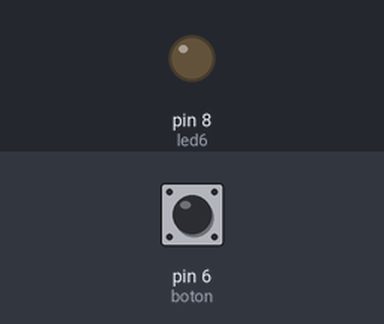
Simulated run of this sketch. Board: Arduino Uno, built with avr-gcc and run on an emulated ATmega328P. Parts: output pins drawn as LEDs (lit = HIGH). Inputs (shaded band) come from the test bench; at power-on: pin 6 (boton) HIGH.

Above: at 1.2 s.
1.3 s: pin 6 (boton) pulled LOW for 3.2 s
At 2.5 s:
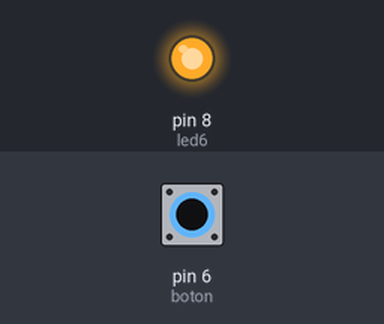
6.8 s: pin 6 (boton) pulled LOW for 0.15 s
At 9.4 s:
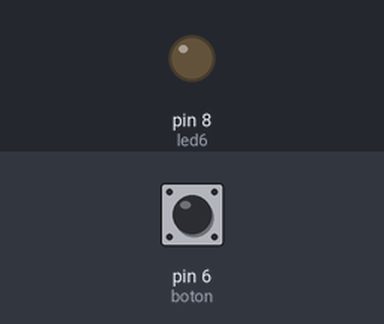
9.9 s: pin 6 (boton) pulled LOW for 1 s
At 10.2 s:
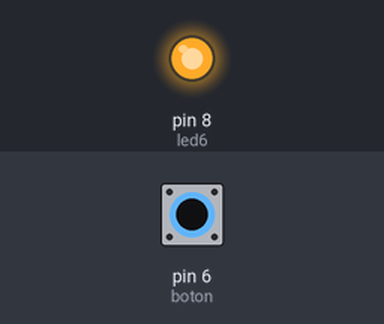
Timing chart, 0 to 13.4 s (numbered marks = the images above; inputs shaded):
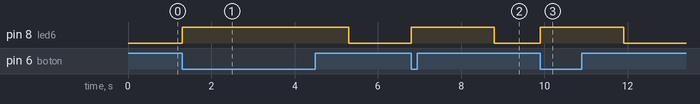

Measured:
- after the input at 1.3 s, pin 8 (led6): LOW → HIGH at once, → LOW 4.0 s later
- after the input at 6.8 s, pin 8 (led6): LOW → HIGH at once, → LOW 2.0 s later
- after the input at 9.9 s, pin 8 (led6): LOW → HIGH at once, → LOW 2.0 s later

The sketch:

boton_led.ino
```cpp
const int boton=6;
const int led6=8;

void setup() {
  pinMode(boton, INPUT);
  pinMode(led6, OUTPUT);
}

void loop() {
  if (digitalRead(boton)==LOW)
  {
    digitalWrite(led6, HIGH);
    delay(2000);
    digitalWrite(led6, LOW);
  }
}
```
